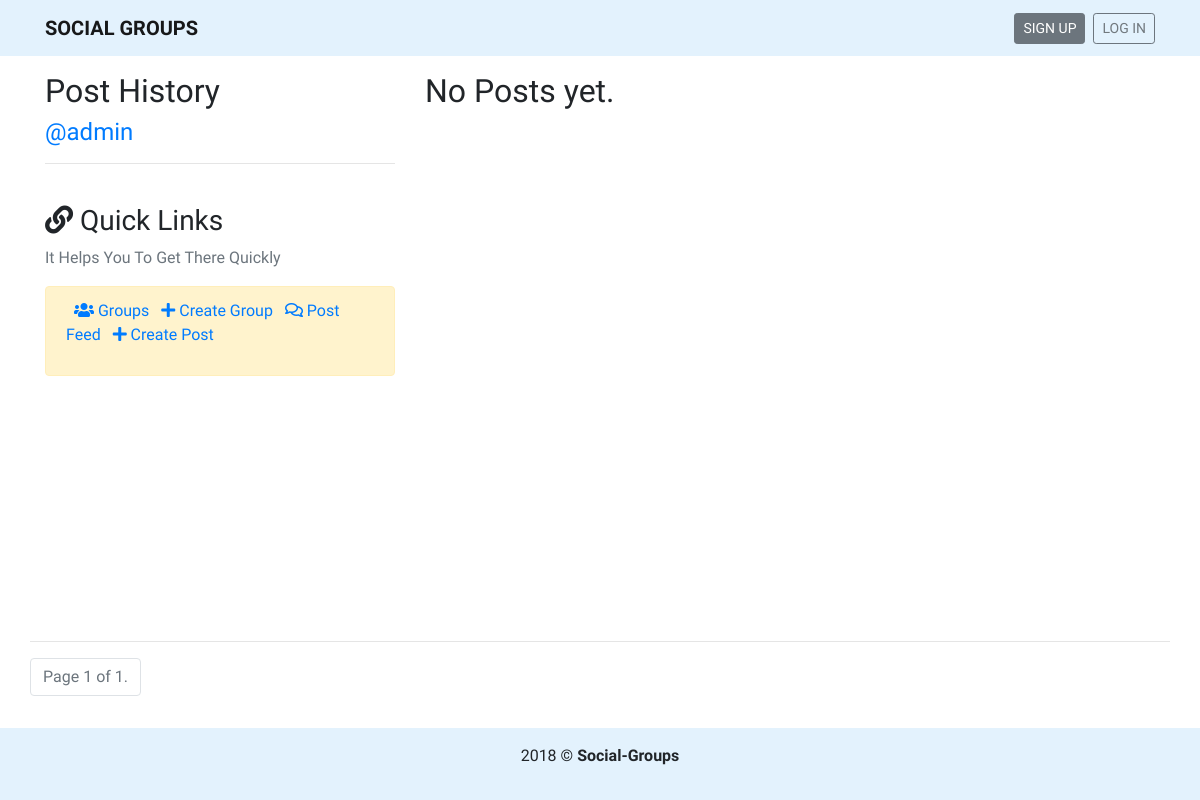
/accounts/users/1, run on an earlier commit of the app's database.
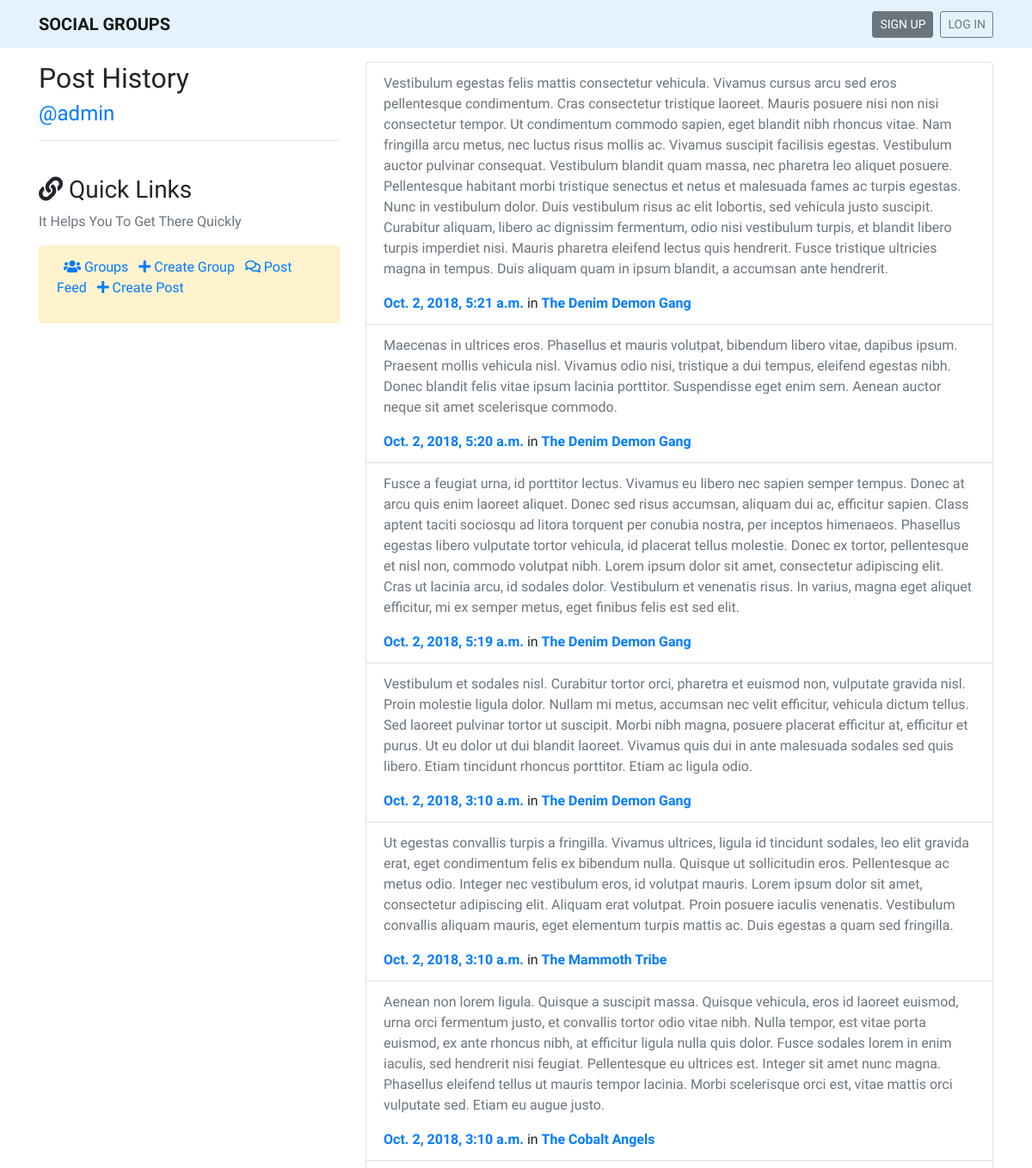
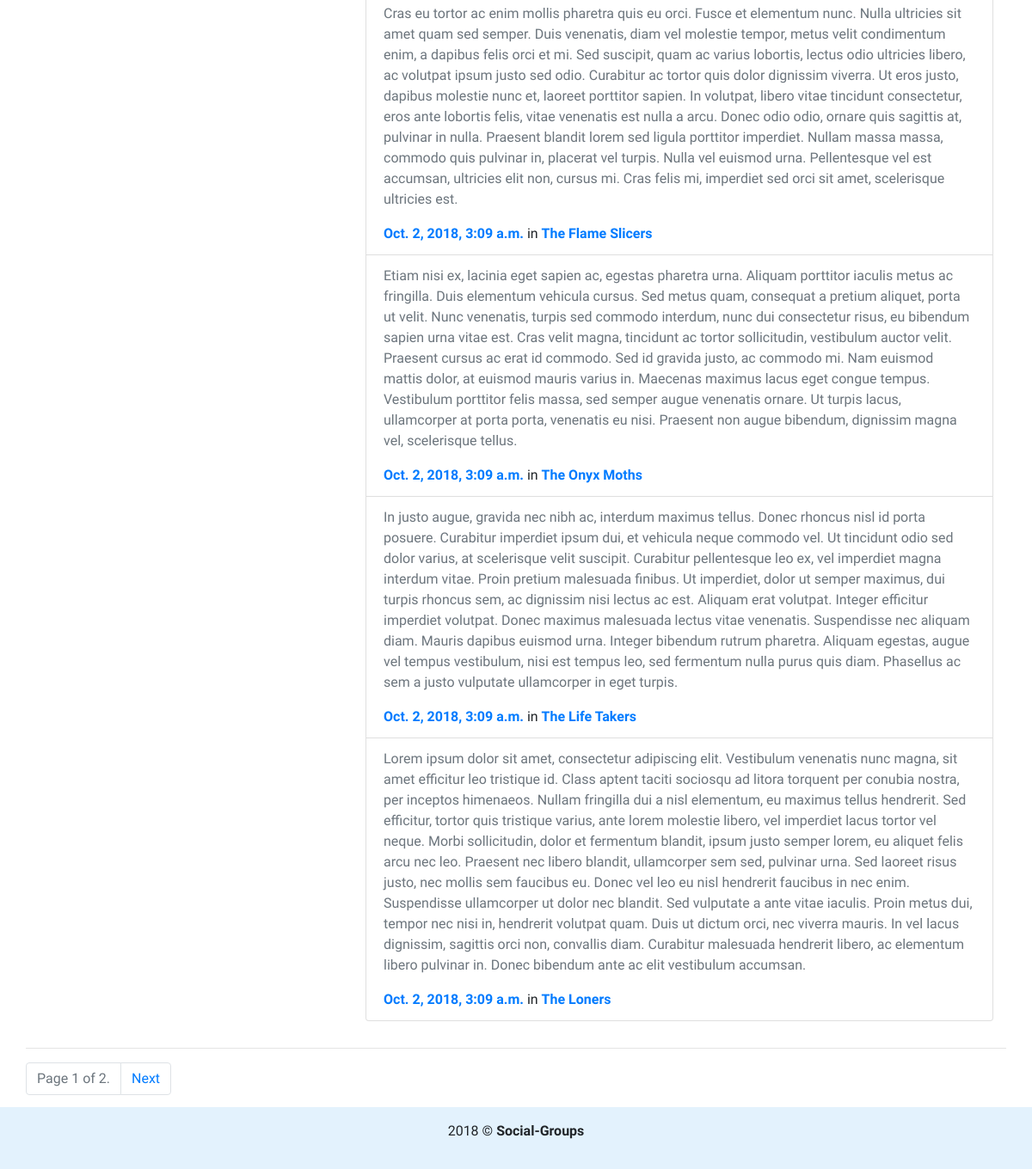
And on a later commit of the database (2 pictures, top to bottom).
### posts/models.py (models this page shows, shortened)
class Post(models.Model):
    user = models.ForeignKey(
        User, on_delete=models.CASCADE, related_name='user')
    created_at = models.DateTimeField(auto_now=True)
    message = models.TextField()
    group = models.ForeignKey(
        Group, on_delete=models.CASCADE, null=True, blank=True)
    class Meta:
        ordering = ['-pk', ]

### groups/models.py (models this page shows, shortened)
class Group(models.Model):
    name = models.CharField(max_length=50)
    description = models.TextField(blank=True, null=True)
    user = models.ManyToManyField(User)
    def __str__(self):
        return self.name
    class Meta:
        ordering = ['-pk', ]

### accounts/views.py (the view)
# urls.py: path('users/<int:pk>', views.post_user_view, name='post_user')
def post_user_view(request, pk):
    user = get_object_or_404(User, pk=pk)
    post_lists = Post.objects.filter(user__in=[user])
    paginator = Paginator(post_lists, 10)
    page = request.GET.get('page')
    post_list = paginator.get_page(page)
    context = {
        'post_list': post_list,
        'author': user,
    }
    return render(request, 'accounts/user.html', context)

### accounts/templates/accounts/user.html (shortened to what this page needs)
{% extends "base.html" %}
{% block content %}
<div class="row my-3">
    <div class="col-4">
        <h2>Post History</h2>
        <h4 class="text-primary">@{{ author }}</h4>
        <hr>
        <br>
        {% include 'links.html' %}
    </div>
    <div class="col-8">
        <ul class="list-group mb-3">
            {% for post in post_list %}
            <li class="list-group-item">
                <p class="text-muted">{{ post.message }}</p>
                <a href=""><b> {{ post.created_at }}</b></a>
                {% if post.group %}
                in <a href="{% url 'group_detail' post.group.pk %}"><b> {{ post.group }}</b></a>
                {% endif %}
            </li>
            {% empty %}
            <h2>No Posts yet.</h2>
            {% endfor %}
        </ul>
    </div>
</div>
<div class="pagi">
    <hr>
    <nav aria-label="Page navigation example" id="pagination">
        <ul class="pagination">
            <li class="page-item disabled">
                <a class="page-link">
                    <span class="page-current">
                        Page {{ post_list.number }} of {{ post_list.paginator.num_pages }}.
                    </span>
                </a>
            </li>
            {% if post_list.has_next %}
            <li class="page-item">
                <a class="page-link" href="?page={{ post_list.next_page_number }}">Next</a>
            </li>
            {% endif %}
        </ul>
    </nav>
</div>
{% endblock content %}

### templates/base.html (shortened to what this page needs)
<!doctype html>
{% load static %}
<html lang="en">
<head>
    <link rel="stylesheet" href="https://stackpath.bootstrapcdn.com/bootstrap/4.1.3/css/bootstrap.min.css"
>
    <link rel="stylesheet" href="https://use.fontawesome.com/releases/v5.3.1/css/all.css"
>
    <link rel="stylesheet" href="{% static 'styles.css' %}">
</head>
<body>
    {% include 'navbar.html' %}
    <div class="container main-container">
        {% block content %}
        {% endblock content %}
    </div>
    {% include 'footer.html' %}
</body>
</html>

### templates/navbar.html (shortened to what this page needs)
<nav class="navbar navbar-expand-lg navbar-light" style="background-color: #e3f2fd;">
    <div class="container">
        <a class="navbar-brand" href="{% url 'home' %}"><b>SOCIAL GROUPS</b></a>
        <div class="collapse navbar-collapse" id="navbarSupportedContent">
            <ul class="navbar-nav ml-auto">
                <li class="nav-item">
                    <a class="nav-link btn btn-secondary btn-sm p-1 text-white px-2 text-uppercase" href="{% url 'signup' %}">Sign
                        up</a>
                </li>
                {% if user.is_authenticated %}
                <li class="nav-item">
                    <a class="nav-link btn btn-outline-secondary btn-sm p-1 px-2 text-uppercase ml-lg-2 ml-sm-0 mt-lg-0 mt-sm-2"
                        href="{% url 'logout' %}">Log
                        Out</a>
                </li>
                {% else %}
                <li class="nav-item">
                    <a class="nav-link btn btn-outline-secondary btn-sm p-1 px-2 text-uppercase ml-lg-2 ml-sm-0 mt-lg-0 mt-sm-2"
                        href="{% url 'login' %}">Log
                        In</a>
                </li>
                {% endif %}
            </ul>
        </div>
    </div>
</nav>

### templates/links.html
<h3><i class="fas fa-link"></i> Quick Links</h3>
<p class="text-muted text-capitalize">It helps you to get there Quickly</p>
<div class="alert alert-warning" role="alert">
    <ul class="list-inline">
        <li class="list-inline-item">
            <a class="pl-2" href="{% url 'home' %}"><i class="fas fa-users"></i> Groups</a>
            <a href="{% url 'group_create' %}" class="pl-2"><i class="fas fa-plus"></i> Create Group</a>
            <a href="{% url 'post_list' %}" class="pl-2"><i class="far fa-comments"></i> Post Feed</a>
            <a href="{% url 'post_create' %}" class="pl-2"><i class="fas fa-plus"></i> Create Post</a>
        </li>
    </ul>
</div>

### templates/footer.html
<footer style="background-color: #e3f2fd;" class="py-3">
    <p class="text-center">2018 &copy; <b>Social-Groups</b></p>
</footer>

### static/styles.css (style rules this page uses)
body { font-family: 'PT Sans', sans-serif; position: relative; min-height: 100vh; padding-bottom: 70px; }
footer { position: absolute; bottom: 0; left: 0; right: 0; }
.main-container { position: relative; min-height: 80vh; padding-bottom: 70px; }
.pagi { position: absolute; bottom: 0; left: 0; right: 0; }

What changed in the data, as far as the page shows it:
added Post: message "Vestibulum egestas felis mattis consectetur vehicula. Vivamus cursus arcu sed eros pellentesque condimentum. Cras consectetur tristique laoreet. Mauris posuere nisi non nisi consectetur tempor. Ut condimentum commodo sapien, eget blandit nibh rhoncus vitae. Nam fringilla arcu metus, nec luctus risus mollis ac. Vivamus suscipit facilisis egestas. Vestibulum auctor pulvinar consequat. Vestibulum blandit quam massa, nec pharetra leo aliquet posuere. Pellentesque habitant morbi tristique senectus et netus et malesuada fames ac turpis egestas. Nunc in vestibulum dolor. Duis vestibulum risus ac elit lobortis, sed vehicula justo suscipit. Curabitur aliquam, libero ac dignissim fermentum, odio nisi…", created_at "Oct. 2, 2018, 5:21 a.m.", group "The Denim Demon Gang"
added Post: message "Maecenas in ultrices eros. Phasellus et mauris volutpat, bibendum libero vitae, dapibus ipsum. Praesent mollis vehicula nisl. Vivamus odio nisi, tristique a dui tempus, eleifend egestas nibh. Donec blandit felis vitae ipsum lacinia porttitor. Suspendisse eget enim sem. Aenean auctor neque sit amet scelerisque commodo.", created_at "Oct. 2, 2018, 5:20 a.m.", group "The Denim Demon Gang"
added Post: message "Fusce a feugiat urna, id porttitor lectus. Vivamus eu libero nec sapien semper tempus. Donec at arcu quis enim laoreet aliquet. Donec sed risus accumsan, aliquam dui ac, efficitur sapien. Class aptent taciti sociosqu ad litora torquent per conubia nostra, per inceptos himenaeos. Phasellus egestas libero vulputate tortor vehicula, id placerat tellus molestie. Donec ex tortor, pellentesque et nisl non, commodo volutpat nibh. Lorem ipsum dolor sit amet, consectetur adipiscing elit. Cras ut lacinia arcu, id sodales dolor. Vestibulum et venenatis risus. In varius, magna eget aliquet efficitur, mi ex semper metus, eget finibus felis est sed elit.", created_at "Oct. 2, 2018, 5:19 a.m.", group "The Denim Demon Gang"
added Post: message "Vestibulum et sodales nisl. Curabitur tortor orci, pharetra et euismod non, vulputate gravida nisl. Proin molestie ligula dolor. Nullam mi metus, accumsan nec velit efficitur, vehicula dictum tellus. Sed laoreet pulvinar tortor ut suscipit. Morbi nibh magna, posuere placerat efficitur at, efficitur et purus. Ut eu dolor ut dui blandit laoreet. Vivamus quis dui in ante malesuada sodales sed quis libero. Etiam tincidunt rhoncus porttitor. Etiam ac ligula odio.", created_at "Oct. 2, 2018, 3:10 a.m.", group "The Denim Demon Gang"
added Post: message "Ut egestas convallis turpis a fringilla. Vivamus ultrices, ligula id tincidunt sodales, leo elit gravida erat, eget condimentum felis ex bibendum nulla. Quisque ut sollicitudin eros. Pellentesque ac metus odio. Integer nec vestibulum eros, id volutpat mauris. Lorem ipsum dolor sit amet, consectetur adipiscing elit. Aliquam erat volutpat. Proin posuere iaculis venenatis. Vestibulum convallis aliquam mauris, eget elementum turpis mattis ac. Duis egestas a quam sed fringilla.", created_at "Oct. 2, 2018, 3:10 a.m.", group "The Mammoth Tribe"
added Post: message "Aenean non lorem ligula. Quisque a suscipit massa. Quisque vehicula, eros id laoreet euismod, urna orci fermentum justo, et convallis tortor odio vitae nibh. Nulla tempor, est vitae porta euismod, ex ante rhoncus nibh, at efficitur ligula nulla quis dolor. Fusce sodales lorem in enim iaculis, sed hendrerit nisi feugiat. Pellentesque eu ultrices est. Integer sit amet nunc magna. Phasellus eleifend tellus ut mauris tempor lacinia. Morbi scelerisque orci est, vitae mattis orci vulputate sed. Etiam eu augue justo.", created_at "Oct. 2, 2018, 3:10 a.m.", group "The Cobalt Angels"
added Post: message "Cras eu tortor ac enim mollis pharetra quis eu orci. Fusce et elementum nunc. Nulla ultricies sit amet quam sed semper. Duis venenatis, diam vel molestie tempor, metus velit condimentum enim, a dapibus felis orci et mi. Sed suscipit, quam ac varius lobortis, lectus odio ultricies libero, ac volutpat ipsum justo sed odio. Curabitur ac tortor quis dolor dignissim viverra. Ut eros justo, dapibus molestie nunc et, laoreet porttitor sapien. In volutpat, libero vitae tincidunt consectetur, eros ante lobortis felis, vitae venenatis est nulla a arcu. Donec odio odio, ornare quis sagittis at, pulvinar in nulla. Praesent blandit lorem sed ligula porttitor imperdiet. Nullam massa massa, commodo quis…", created_at "Oct. 2, 2018, 3:09 a.m.", group "The Flame Slicers"
added Post: message "Etiam nisi ex, lacinia eget sapien ac, egestas pharetra urna. Aliquam porttitor iaculis metus ac fringilla. Duis elementum vehicula cursus. Sed metus quam, consequat a pretium aliquet, porta ut velit. Nunc venenatis, turpis sed commodo interdum, nunc dui consectetur risus, eu bibendum sapien urna vitae est. Cras velit magna, tincidunt ac tortor sollicitudin, vestibulum auctor velit. Praesent cursus ac erat id commodo. Sed id gravida justo, ac commodo mi. Nam euismod mattis dolor, at euismod mauris varius in. Maecenas maximus lacus eget congue tempus. Vestibulum porttitor felis massa, sed semper augue venenatis ornare. Ut turpis lacus, ullamcorper at porta porta, venenatis eu nisi. Praesent…", created_at "Oct. 2, 2018, 3:09 a.m.", group "The Onyx Moths"
added Post: message "In justo augue, gravida nec nibh ac, interdum maximus tellus. Donec rhoncus nisl id porta posuere. Curabitur imperdiet ipsum dui, et vehicula neque commodo vel. Ut tincidunt odio sed dolor varius, at scelerisque velit suscipit. Curabitur pellentesque leo ex, vel imperdiet magna interdum vitae. Proin pretium malesuada finibus. Ut imperdiet, dolor ut semper maximus, dui turpis rhoncus sem, ac dignissim nisi lectus ac est. Aliquam erat volutpat. Integer efficitur imperdiet volutpat. Donec maximus malesuada lectus vitae venenatis. Suspendisse nec aliquam diam. Mauris dapibus euismod urna. Integer bibendum rutrum pharetra. Aliquam egestas, augue vel tempus vestibulum, nisi est tempus leo, sed…", created_at "Oct. 2, 2018, 3:09 a.m.", group "The Life Takers"
added Post: message "Lorem ipsum dolor sit amet, consectetur adipiscing elit. Vestibulum venenatis nunc magna, sit amet efficitur leo tristique id. Class aptent taciti sociosqu ad litora torquent per conubia nostra, per inceptos himenaeos. Nullam fringilla dui a nisl elementum, eu maximus tellus hendrerit. Sed efficitur, tortor quis tristique varius, ante lorem molestie libero, vel imperdiet lacus tortor vel neque. Morbi sollicitudin, dolor et fermentum blandit, ipsum justo semper lorem, eu aliquet felis arcu nec leo. Praesent nec libero blandit, ullamcorper sem sed, pulvinar urna. Sed laoreet risus justo, nec mollis sem faucibus eu. Donec vel leo eu nisl hendrerit faucibus in nec enim. Suspendisse ullamcorper…", created_at "Oct. 2, 2018, 3:09 a.m.", group "The Loners"
Also different on the page:
{{ post_list.paginator.num_pages }}: "1" → "2"
text no longer shown: "No Posts yet."
text now shown: "Next"
